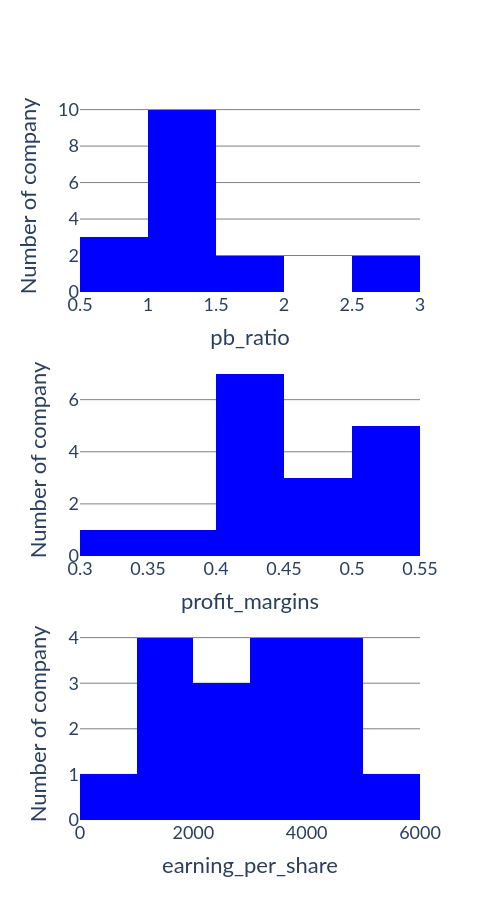

Notebook code for this chart:
### Code cell
# Rerun the histogram, but add the company in it
metrics = []
# Only shows metric that has at least 90% of values
for metric in ['market_cap', 'pb_ratio', 'profit_margins', 'earning_per_share', 'evebitda', 'peg_ratio', 'de_ratio']:
    if len(df[~pd.isna(df[metric])]) / len(df) >= 0.9:
        metrics.append(metric)

fig = make_subplots(rows = len(metrics), cols = 1)
for i,metric in enumerate(metrics):
    fig.add_trace(
        go.Histogram(
            x = df[metric].apply(lambda x : float(x) if not pd.isna(x) else None), 
            marker = dict(color = 'blue'),
            showlegend = False
        ),
        row = i + 1, col = 1
    )
    fig.update_xaxes(title = metric, row = i + 1, col = 1)
fig.update_yaxes(showgrid = True, gridcolor = 'gray', title = 'Number of company')

fig.update_layout(
    width = 500,
    height = len(metrics) * 300,
    plot_bgcolor = 'white',
    paper_bgcolor = 'white',
    font = dict(family = 'Lato', size = 18)
)
fig.show()

### Figure 1 — Plotly figure (JSON) as saved in the notebook; plotly's stock layout.template omitted (floating-point values rounded to 4 significant figures)
{"data": [{"marker": {"color": "blue"}, "showlegend": false, "type": "histogram", "x": [1.442, 1.671, 1.464, 1.491, 1.342, 2.568, 1.227, 0.845, 0.8958, 0.6799, 1.614, 1.353, 1.205, 1.197, 2.71, 1.454, 1.11], "xaxis": "x", "yaxis": "y"}, {"marker": {"color": "blue"}, "showlegend": false, "type": "histogram", "x": [0.515, 0.4163, 0.437, 0.459, 0.4623, 0.437, 0.5077, 0.4124, 0.4028, 0.5303, 0.4471, 0.3488, 0.5272, 0.3914, 0.5331, 0.4432, 0.452], "xaxis": "x2", "yaxis": "y2"}, {"marker": {"color": "blue"}, "showlegend": false, "type": "histogram", "x": [3548.0, 3007.0, 4019.0, 1441.0, 3748.0, 4018.0, 4381.0, 1687.0, 876.7, 2119.0, 1628.0, 4731.0, 3200.0, 2171.0, 5738.0, 2388.0, 1645.0], "xaxis": "x3", "yaxis": "y3"}], "layout": {"font": {"family": "Lato", "size": 18}, "height": 900, "paper_bgcolor": "white", "plot_bgcolor": "white", "width": 500, "xaxis": {"anchor": "y", "domain": [0, 1], "title": {"text": "pb_ratio"}}, "xaxis2": {"anchor": "y2", "domain": [0, 1], "title": {"text": "profit_margins"}}, "xaxis3": {"anchor": "y3", "domain": [0, 1], "title": {"text": "earning_per_share"}}, "yaxis": {"anchor": "x", "domain": [0.7333, 1], "gridcolor": "gray", "showgrid": true, "title": {"text": "Number of company"}}, "yaxis2": {"anchor": "x2", "domain": [0.3667, 0.6333], "gridcolor": "gray", "showgrid": true, "title": {"text": "Number of company"}}, "yaxis3": {"anchor": "x3", "domain": [0, 0.2667], "gridcolor": "gray", "showgrid": true, "title": {"text": "Number of company"}}}}
